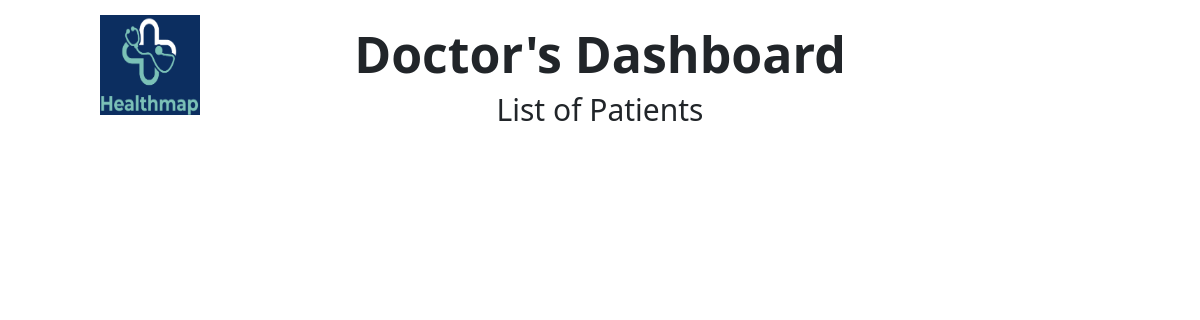
Page /data on the earlier database version.
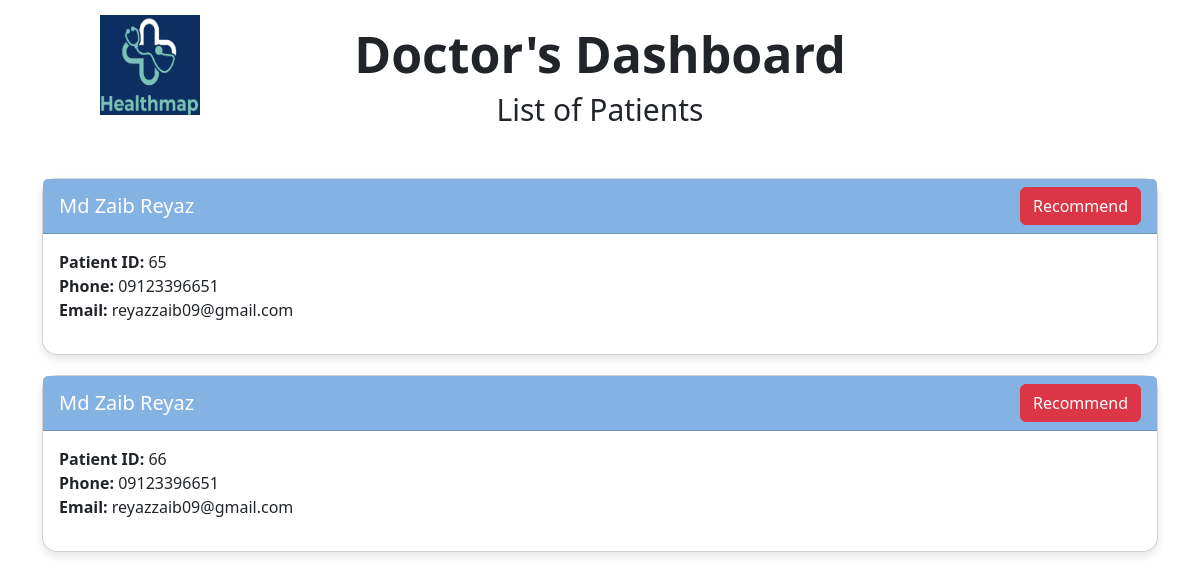
Same page on the later database version.
### app.py (models this page shows)
class Symptoms(db.Model):
    __tablename__ = 'symptoms'
    id = db.Column(db.Integer, primary_key=True, nullable=False, autoincrement=True, unique=True)
    fname = db.Column(db.String(30), nullable=False)
    lname = db.Column(db.String(30), nullable=False)
    phone = db.Column(db.String(13), nullable=False)
    email = db.Column(db.String(40), nullable=False)
    symp1 = db.Column(db.String(30), nullable=False)
    symp2 = db.Column(db.String(30))
    symp3 = db.Column(db.String(30))
    symp4 = db.Column(db.String(30))

### app.py (the view)
@app.route("/data")
def data():
    user_data = Symptoms.query.all()
    disease=Disease.query.all()
    description=Description.query.all()
    precautions = Precautions.query.all()
    medications=Medications.query.all()
    workout=Workout.query.all()
    diet=Diet.query.all()
    return render_template("doctors.html", user_data=user_data,disease=disease,description=description, precautions=precautions, medications=medications,workout=workout,diet=diet)

### templates/doctors.html (shortened to what this page needs)
<!DOCTYPE html>
<html lang="en">
  <head>
    <link
      href="https://cdn.jsdelivr.net/npm/bootstrap@5.3.3/dist/css/bootstrap.min.css"
      rel="stylesheet"
    />
  </head>
  <body>
    <div class="">
      <div style="position: absolute; left: 100px; top: 15px">
        <img
          src="../static/img/logo6.png"
          alt="logo"
          style="border-radius: 0px; width: 100px; height: 100px"
        />
      </div>
      <h1
        class="mb-2 mt-4 text-center"
        style="font-weight: 700; font-size: 50px"
      >
        Doctor's Dashboard
      </h1>
      <h2 class="mb-4 text-center" style="font-weight: 300; font-size: 30px">
        List of Patients
      </h2>
      <div class="container">
        {% for data in user_data %}
        <div class="card">
          <div class="card-header">
            {{ data.fname }} {{ data.lname }}
            <button
              class="btn btn-danger"
              onclick="toggleRecommendation('{{ data.id }}')"
            >
              Recommend
            </button>
          </div>
          <div class="card-body">
            <p class="card-text">
              <strong>Patient ID:</strong> {{ data.id }}<br />
              <strong>Phone:</strong> {{ data.phone }}<br />
              <strong>Email:</strong> {{ data.email }}<br />
            </p>
          </div>
        </div>
        {% endfor %}
      </div>
    </div>
  </body>
</html>

Differences in the rows shown:
added Symptoms: fname "Md Zaib", lname "Reyaz", id "65", phone "09123396651", email "reyazzaib09@gmail.com"
added Symptoms: fname "Md Zaib", lname "Reyaz", id "66", phone "09123396651", email "reyazzaib09@gmail.com"
